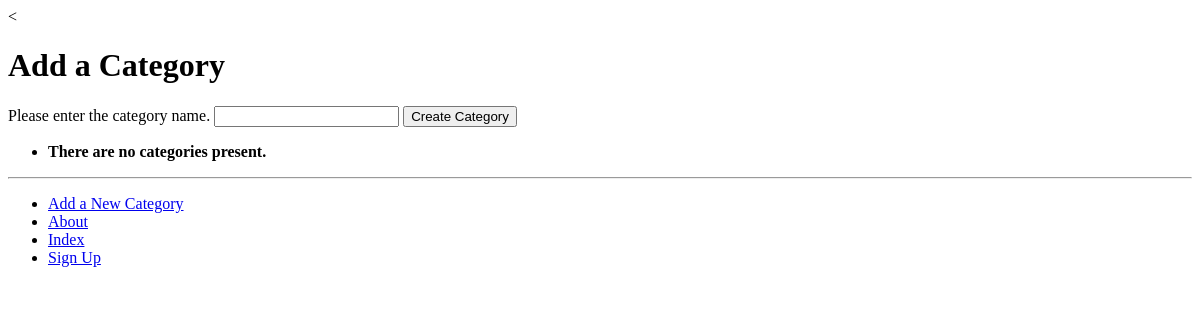
/rango/add_category/, run on an earlier commit of the app's database.
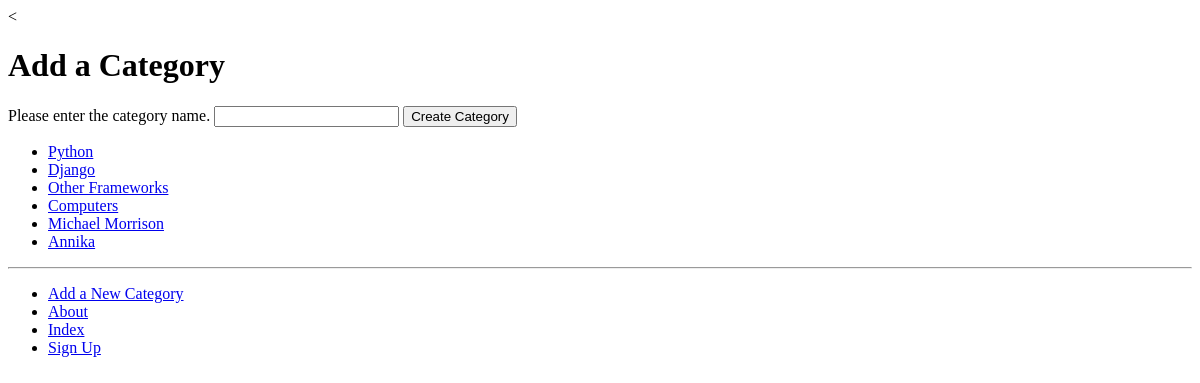
And on a later commit of the database.
### rango/models.py (models this page shows, shortened)
class Category(models.Model):
    name = models.CharField(max_length=128, unique=True)
    views = models.IntegerField(default=0)
    likes = models.IntegerField(default=0)
    slug = models.SlugField(unique=True)
    class Meta:
        verbose_name_plural = 'categories'

### rango/views.py (the view)
# urls.py: path('add_category/', views.add_category, name='add_category'),
def add_category(request):
    form = CategoryForm()
    if request.method == 'POST':
        form = CategoryForm(request.POST)
    if form.is_valid():
        cat = form.save(commit = True)
        return redirect(reverse('rango:index'))
    else :
        print(form.errors)
        return render(request, 'rango/add_category.html', {'form': form})

### rango/forms.py
class CategoryForm(forms.ModelForm):
    name = forms.CharField(max_length=128,help_text="Please enter the category name.")
    views = forms.IntegerField(widget=forms.HiddenInput(),initial=0)
    likes = forms.IntegerField(widget=forms.HiddenInput(),initial=0)
    slug = forms.CharField(widget=forms.HiddenInput(),required=False)
    class Meta:
        model = Category
        fields = ('name',)

### rango/templatetags/rango_template_tags.py (called while the page is built)
@register.inclusion_tag('rango/categories.html')
def get_category_list(current_category=None):
    return {'categories': Category.objects.all(), 'current_category': current_category,}

### templates/rango/add_category.html (shortened to what this page needs)
<{% extends 'rango/base.html' %}
{% load static %}
{% block body_block %}
    <h1>Add a Category</h1>
    </div>
    <div>
      <form id="category_form" method="post" action="{% url 'rango:add_category' %}" >
        {% for field in form.visible_fields %}
          {{ field.help_text }}
          {{ field }}
        {% endfor %}
        <input type="submit" name="submit" value="Create Category" />
      </form>
    </div>
{% endblock %}

### templates/rango/categories.html
<ul>
  {% if categories %}
    {% for c in categories %}
      {% if c == current_category %}
        <li><strong><a href="{% url 'rango:show_category' c.slug %}">{{ c.name }}</a></strong></li>
      {% else %}
        <li><a href="{% url 'rango:show_category' c.slug %}">{{ c.name }}</a></li>
      {% endif %}
    {% endfor %}
  {% else %}
    <li><strong>There are no categories present.</strong></li>
  {% endif %}
</ul>

What changed in the data, as far as the page shows it:
added Category: name "Python"
added Category: name "Django"
added Category: name "Other Frameworks"
added Category: name "Computers"
added Category: name "Michael Morrison"
added Category: name "Annika"
Also different on the page:
text no longer shown: "There are no categories present."
